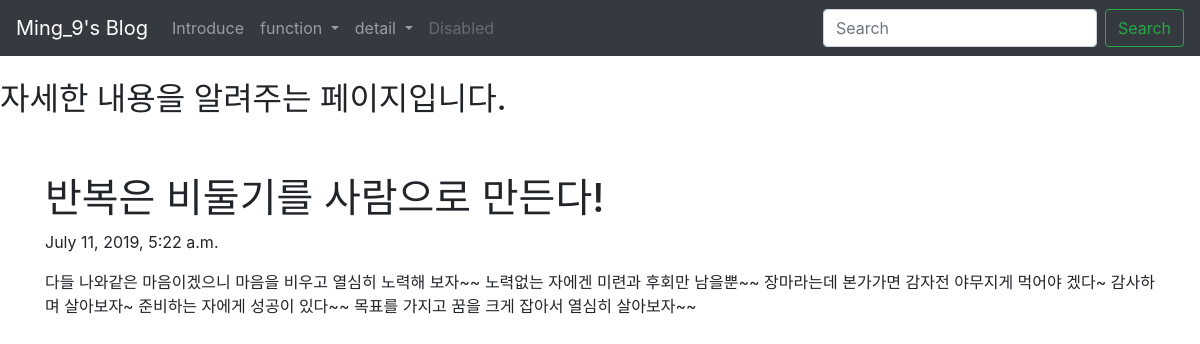
Page /blog/1/ on the committed database.
### blogapp/models.py (models this page shows, shortened)
class Blog(models.Model) :
    title = models.CharField(max_length=200)
    pub_date = models.DateTimeField('date published')
    body = models.TextField()

### blogapp/views.py (the view)
# urls.py: path('<int:blog_id>/', views.detail, name='detail'),
def detail(request, blog_id) :
    details =get_object_or_404(Blog, pk=blog_id)
    return render (request, 'detail.html', {'details' : details})

### blogapp/templates/detail.html (shortened to what this page needs)
{% extends 'base.html'%}
{% block contents %}
<body>
    <br>
    <h2>자세한 내용을 알려주는 페이지입니다.</h2>
    <div class="container">
        <br><br>
        <h1>{{details.title}}</h1>
        <p>{{details.pub_date}}</p>
        <P>{{details.body}}</P>
    </div>
    {%endblock%}

### rows in the picture
Blog: title "반복은 비둘기를 사람으로 만든다!", pub_date "July 11, 2019, 5:22 a.m.", body "다들 나와같은 마음이겠으니 마음을 비우고 열심히 노력해 보자~~ 노력없는 자에겐 미련과 후회만 남을뿐~~ 장마라는데 본가가면 감자전 야무지게 먹어야 겠다~ 감사하며 살아보자~ 준비하는 자에게 성공이 있다~~ 목표를 가지고 꿈을 크게 잡아서 열심히 살아보자~~"
